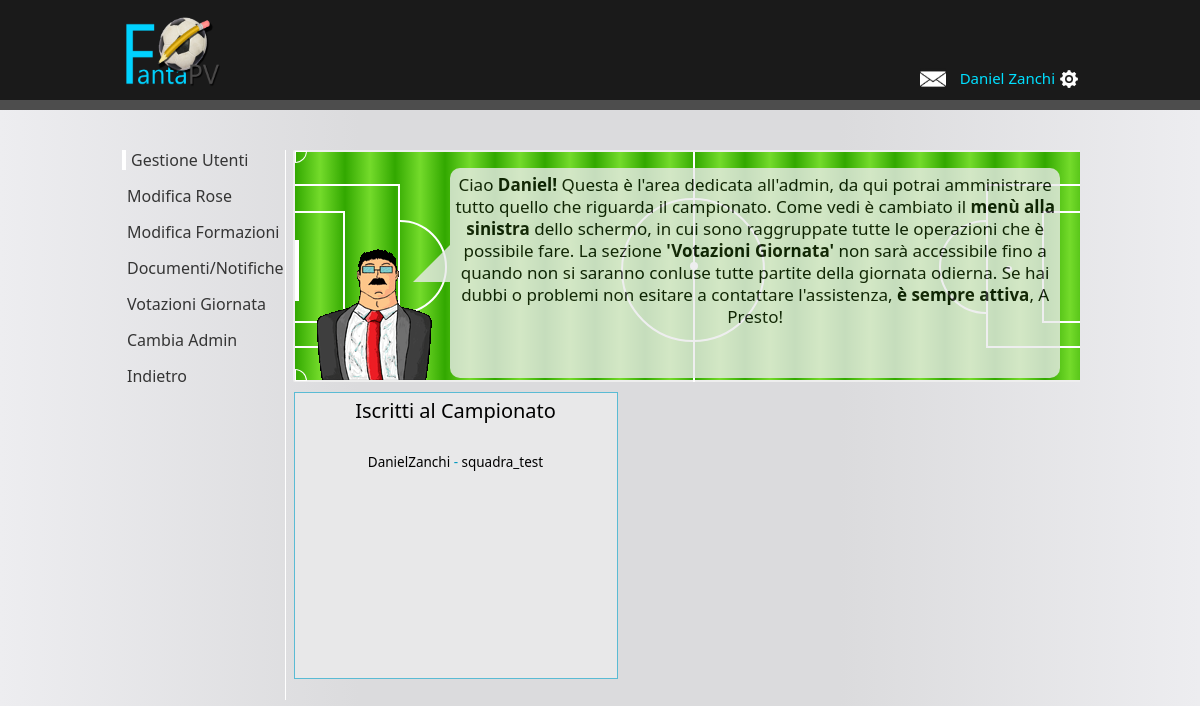
Page /operazioni_admin/home_invita_utenti.php?camp=sfds (signed in) on the committed database.
### tables this page shows
CREATE TABLE IF NOT EXISTS `utente` (
  `id_utente` int(10) unsigned NOT NULL AUTO_INCREMENT,
  `nome` varchar(30) DEFAULT NULL,
  `cognome` varchar(30) DEFAULT NULL,
  `email` varchar(30) DEFAULT NULL,
  `data_nascita` date DEFAULT NULL,
  `citta` varchar(20) DEFAULT NULL,
  `user` varchar(30) DEFAULT NULL,
  `password` varchar(30) DEFAULT NULL,
  `domanda` varchar(50) DEFAULT NULL,
  `risposta` varchar(20) DEFAULT NULL,
  PRIMARY KEY (`id_utente`)
);

### funzioni/home_function.php (called while the page is built, shortened)
<?php
    function get_userdates($id){
        $query = "SELECT utente.nome, utente.cognome FROM utente WHERE utente.id_utente='$id'";
        $ris = mysql_query($query);
        $vet = mysql_fetch_array($ris);
        $utente = array('nome' => $vet['nome'],
                        'cognome' => $vet['cognome']
                        );
        return $utente;
        }

### funzioni/admin_area_function.php (called while the page is built)
<?php
    function get_user_champion($id_camp){
    $query = "SELECT squadra.id_utente, squadra.nome FROM squadra WHERE squadra.id_campionato = '$id_camp'";
    $ris = mysql_query($query);
    $dates = array();
    while($row = mysql_fetch_array($ris)){
        $id_user = $row['id_utente'];
        $query2 = "SELECT utente.nome, utente.cognome FROM utente WHERE utente.id_utente = '$id_user'";
        $ris2 = mysql_query($query2);
        $row2 = mysql_fetch_array($ris2);
        $dates [] = array(
                          "nome" => $row2['nome'],
                          "cognome" => $row2['cognome'],
                          "squadra" => $row['nome']
                          );
        }
        return $dates;
    }
?>

### operazioni_admin/home_invita_utenti.php (the view, shortened to what this page needs)
<?php
	include("../session.php");
	include("../connect_db.php");
    include("../funzioni/home_function.php");
    include("../funzioni/admin_area_function.php");
?>
<!DOCTYPE html PUBLIC "-//W3C//DTD XHTML 1.0 Transitional//EN" "http://www.w3.org/TR/xhtml1/DTD/xhtml1-transitional.dtd">
<html xmlns="http://www.w3.org/1999/xhtml">
<head>
<link rel="stylesheet" href="../stili/style-home.css" type="text/css" media="screen" />
<link rel="stylesheet" href="../stili/campo-calcio.css" type="text/css" media="screen" />
<link rel="stylesheet" href="../stili/general-operation-admin.css" type="text/css" media="screen" />
<link rel="stylesheet" type="text/css" href="../stili/menu2.css" />
<?php
$nome_camp = $_GET['camp'];
$id = $_SESSION['id_utente'];
$num_notifiche = $_SESSION['notifiche'];
$utente = get_userdates($id);
$user = " ";
    foreach($utente as $chiave => $value){
        $name_user .= ucfirst("$value");
        break;
    }
foreach($utente as $chiave => $value ){
    $user .= ucfirst("$value")." ";
}
?>
<body class="home-page">
    <div id = "cont">
        <div id="top">
            <div id="top-insize">
                <div id="top-logo">
                    <a href="../    index.php"><img src="../img/4.png" width="100px" height="75px" /></a>
                </div>
<?php
    echo'<div id = "nome"><div id="nome-inside">'.$user.'</div><img id="button" src="../img/tool3.png" width="22px" height="22px">
        <br><div id="dropdown">
                <ul id="menu_utente">
                    <a class="user_color" href="../user/modifica.php">
                        <li id="menu_utente">
                            modifica utente
                        </li>
                    </a>
                    <a class="user_color" href="../user/log-out.php">
                    <li id="menu_utente">
                        log out
                    </li>
                    </a>
                </ul>
            </div>
    </div>';
    if($num_notifiche == 0) echo'<div id = "notifiche">
        <a href="notifiche.php">
            <img id="button" width="26px" height="22px" src = "../img/notifica.png" />
        </a>
    </div>';
    else {echo'<div id = "notifiche" class = "arrivata">
        <a href="../notifiche.php"><div id="badge">'.$num_notifiche.'</div><img id="button" width="26px" height="22px" src = "../img/notifica-arrivata.png"/></a></div>';}
        ?>
    </div>
</div>
<div id = "window">
<div id="menu" class = "admin">
    <div class="menu-principale-container">
        <ul id="menu-principale" class="menu">
            <li id'"item-1" class="style-item-1" >
                <a href="#">Gestione Utenti</a>
            </li>
            <li id'"item-1" class="style-item-2">
                <a href="../formazione/change_formation.php">Modifica Rose</a>
            </li>
            <li id'"item-1" class="style-item-3">
                <a href="../crea_campionato/crea-campionato.php">Modifica Formazioni</a>
            </li>
            <li id'"item-1" class="style-item-4">
                <a href="../crea_squadra/crea-squadra.php">Documenti/Notifiche</a>
            </li>
            <li id'"item-1" class="style-item-6">
                <a href="../notifiche.php">Votazioni Giornata</a>
            </li>
            <li id'"item-1" class="style-item-7">
                <a href="../home.php?var=0">Cambia Admin</a>
            </li>
            <li id'"item-1" class="style-item-8">
                <a href="../home.php?var=0">Indietro</a>
            </li>
        </ul>
    </div>
</div>
<div id = "ul-notizie" class = "admin">
    <div id = "cont-mister">
    </div>
    <div class = "rett">
        <div class = "tria">
    </div>
    <div class = "cont-text">
        Ciao <b><?php echo $name_user ?>!</b> Questa è l'area dedicata all'admin, da qui potrai amministrare tutto quello che riguarda il campionato. Come vedi è cambiato il <b>menù alla sinistra</b> dello schermo, in cui sono raggruppate tutte le operazioni che è possibile fare. La sezione <b>'Votazioni Giornata'</b> non sarà accessibile fino a quando non si saranno conluse tutte partite della giornata odierna. Se hai dubbi o problemi non esitare a contattare l'assistenza, <b>è sempre attiva</b>, A Presto!
    </div>
</div>
<div id="campo">
    <div id="areas2">
    </div>
    <div id = "ca">
    </div>
    </div>
</div>
<div id = "cont-dati">
<div class = "iscritti">
<div class = "title-iscritti">
Iscritti al Campionato
</div>
<br>
<?php
    $query = "SELECT campionato.id_campionato FROM campionato WHERE campionato.nome = '$nome_camp'";
    $ris = mysql_query($query);
    $row = mysql_fetch_array($ris);
    $id_camp = $row['id_campionato'];
    $array = get_user_champion($id_camp);
    foreach($array as $value){
        echo '<a href="#">'.$value['nome'].''.$value['cognome'].'</a>    -     <a href="#">'.$value['squadra'].'</a> <br>';
    }
    ?>
</div>
</div>
</body>
</html>

### stili/style-home.css (style rules this page uses)
div#cont { height: 100%; width: 100%; position: absolute; border: none; left: 0px; top: 0px; background-size:contain; background: #ededf0; background: -moz-linear-gradient(left, #ededf0 0%, #dbdbdd 30%, #dbdbdd 70%, #ededf0 100%); background: -webkit-gradient(linear, left top, right top, color-stop(0%,#ededf0), color-stop(30%,#dbdbdd), color-stop(70%,#dbdbdd), color-stop(100%,#ededf0)); background: -webkit-linear-gradient(left, #ededf0 0%,#dbdbdd 30%,#dbdbdd 70%,#ededf0 100%); background: -o-linear-gradient(left, #ededf0 0%,#dbdbdd 30%,#dbdbdd 70%,#ededf0 100%); background: -ms-linear-gradient(left, #ededf0 0%,#dbdbdd 30%,#dbdbdd 70%,#ededf0 100%); background: linear-gradient(to right, #ededf0 0%,#dbdbdd 30%,#dbdbdd 70%,#ededf0 100%); filter: progid:DXImageTransform.Microsoft.gradient( startColorstr='#ededf0', endColorstr='#ededf0',GradientType=1 ); overflow-y:auto; font-family:'WOL_Reg','Segoe UI',Tahoma,Helvetica,sans-serif; font-size:13.5px; }
div#top { height:100px; width:100%; background-color:#1a1a1a; position:absolute; border:none; border-bottom: 10px solid #4d4d4d; }
div#top-logo { top:12%; left:0%; position:absolute; border:none; }
div#top-insize { position:relative; margin:0 auto; width: 960px; height:100%; }
div#nome { position:relative; color:#00DFFF; top:68px; right:0px; float:right; height:auto; font-size:15px; }
div#nome-inside { bottom:0px; position:relative; float:left; padding-right:3px; }
div#notifiche { height:25px; width:30px; position:relative; color:#D42222; top:68px; left:0%; float:right; font-size:15px; background-color: #1a1a1a; margin-right:1%; }
div#window { height: 550px; width: 960px; position: relative; border: none; margin: 0 auto; background-color: transparent; top: 150px; overflow-x: hidden; overflow-y: auto; z-index:0; }
div#ul-notizie { position:relative; left:16%; height: 41.5%; width: 83%; border: 2px solid rgb(238, 238, 238); color:#2a2a2a; font-size: 18px; -moz-border-radius: 2px 2px 2px 2px; -webkit-border-radius: 2px 2px 2px 2px; text-align: center; background-image: repeating-linear-gradient(90deg,rgb(50,168,0),rgb(116,219,43) 25px,rgb(50,168,0) 50px); z-index:0; }
div#ul-notizie.admin { left:18%; }
a { text-decoration:none; color:#000; }
div#cont-dati { position:absolute; left:34%; border:none; height:100%; width:65%; background-color:transparent; margin-top:1%; -moz-border-radius: 2px 2px 2px 2px; -webkit-border-radius: 2px 2px 2px 2px; }
#button { cursor: pointer; }
div#cont-mister { position:absolute; border:none; width:20%; height:60%; top:40%; left:0; z-index:9999; background-image:url('../img/gundi.gif'); }
.rett { position: relative; background-color: #EBEBEC; opacity:0.8; margin-top:2%; margin-left:19.5%; width: 600px; height: 200px; text-align: center; border-radius: 10px; color:rgb(50,168,0); line-height: 22px; padding:5px; z-index:9999; border-radius: 10px; -moz-border-radius: 10px; -webkit-border-radius: 10px; }
.tria { margin-left:-7%; margin-top:11.5%; width:0; height:0; border-right:20px solid #EBEBEC; border-top:20px solid transparent; border-left:20px solid transparent; border-bottom:20px solid #EBEBEC; }
.cont-text { text-align:center; font-size:17px; color:black; margin-top:-18%; font-family:'WOL_Reg','Segoe UI',Tahoma,Helvetica,sans-serif; }

### stili/campo-calcio.css (style rules this page uses)
div#campo { height:100%; width:100%; }
div#areas2 { position: absolute; height: 47%; width: 6%; border: 2px solid white; top: 26%; right: 0%; border-right: none; }
div#ca { width:10px; height:10px; border:1px solid white; border-radius: 0 0 90px 0; -moz-border-radius: 0 0 90px 0; -webkit-border-radius: 0 0 90px 0; position:absolute; top:-1; left:0%; }

### stili/general-operation-admin.css (style rules this page uses)
.iscritti { position:relative; border:1px solid; margin-top:0%; margin-left:-24.5%; width:50%; height:50%; font-family:'WOL_Reg','Segoe UI',Tahoma,Helvetica,sans-serif; background-color:#E8E8E9; border-color:rgba(1, 159, 199, 0.61); padding:5px; text-align:center; line-height:25px; color:#0098BF; }
.title-iscritti { width:100%; height:10%; position:relative; font-size:20px; text-align:center; color:black; }

### rows in the picture
utente: nome "Daniel", cognome "Zanchi", squadra "squadra_test"

### other values in the picture
$user "Daniel Zanchi"
$name_user "Daniel"
